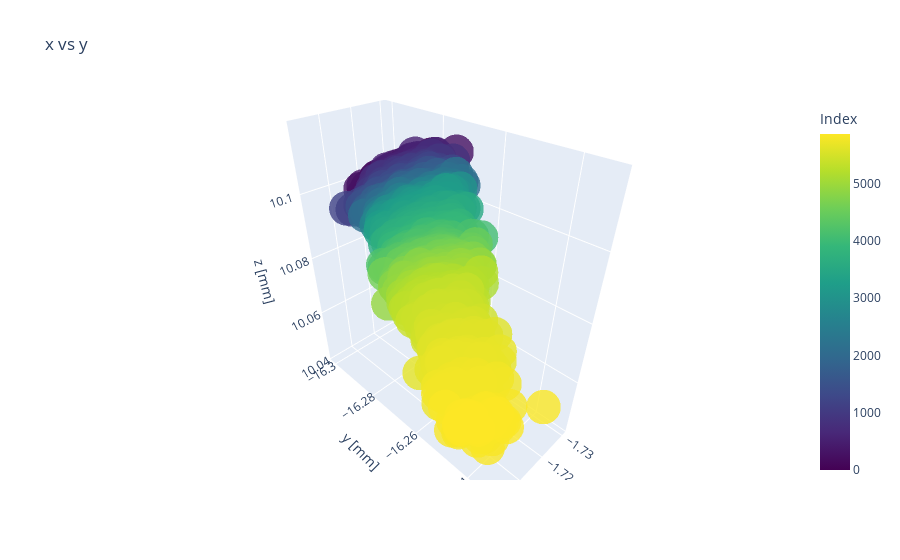

The code cell stored with this chart in its notebook:
### Code cell
a = 0
b = 1

measured2D = go.Scatter3d(x=locpred[:,a], y=locpred[:,b], z=locpred[:,2], mode='markers', marker=dict(
        size=12,
        color=np.array(range(len(locpred[:,a]))),                # set color to an array/list of desired values
        colorbar=dict(
            title="Index"
        ),
        colorscale='Viridis',   # choose a colorscale
        opacity=0.8
    ))
#calc2D = go.Scatter(x=locact[:,a], y=locact[:,b], mode='markers')
layout = go.Layout(title='x vs y', scene=dict(xaxis_title='x [mm]', yaxis_title='y [mm]', zaxis_title='z [mm]'))
fig2 = go.Figure(data=[measured2D], layout=layout)
fig2.update_yaxes(scaleanchor='x')
fig2.show()

### Figure 1 — Plotly figure (JSON) as saved in the notebook; plotly's stock layout.template omitted (floating-point values rounded to 4 significant figures; data arrays with more than 128 entries replaced by an {"elided": "..."} marker saying what was removed)
{"data": [{"marker": {"color": {"elided": "5865 int values"}, "colorbar": {"title": {"text": "Index"}}, "colorscale": [[0, "#440154"], [0.1111, "#482878"], [0.2222, "#3e4989"], [0.3333, "#31688e"], [0.4444, "#26828e"], [0.5556, "#1f9e89"], [0.6667, "#35b779"], [0.7778, "#6ece58"], [0.8889, "#b5de2b"], [1, "#fde725"]], "opacity": 0.8, "size": 12}, "mode": "markers", "type": "scatter3d", "x": {"elided": "5865 float values"}, "y": {"elided": "5865 float values"}, "z": {"elided": "5865 float values"}}], "layout": {"scene": {"xaxis": {"title": {"text": "x [mm]"}}, "yaxis": {"title": {"text": "y [mm]"}}, "zaxis": {"title": {"text": "z [mm]"}}}, "title": {"text": "x vs y"}, "yaxis": {"scaleanchor": "x"}}}
